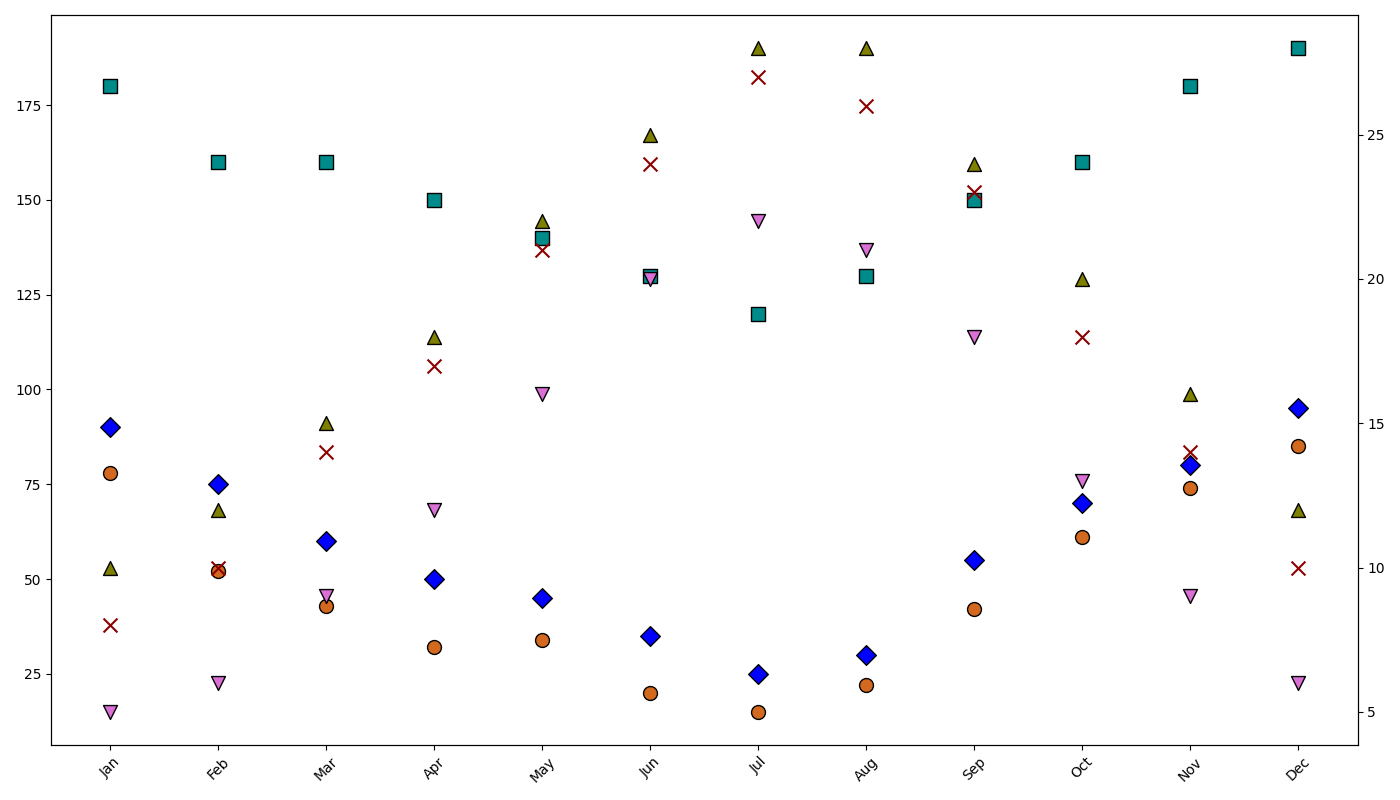

Python code for this plot:
import matplotlib.pyplot as plt
import numpy as np

# Define the months
months = np.array(['Jan', 'Feb', 'Mar', 'Apr', 'May', 'Jun', 'Jul', 'Aug', 'Sep', 'Oct', 'Nov', 'Dec'])

# Define the precipitation data (mm)
precipitation_sunnyville = np.array([78, 52, 43, 32, 34, 20, 15, 22, 42, 61, 74, 85])
precipitation_rainytown = np.array([180, 160, 160, 150, 140, 130, 120, 130, 150, 160, 180, 190])
precipitation_cloudycity = np.array([90, 75, 60, 50, 45, 35, 25, 30, 55, 70, 80, 95])

# Define the temperature data (°C)
temperature_sunnyville = np.array([10, 12, 15, 18, 22, 25, 28, 28, 24, 20, 16, 12])
temperature_rainytown = np.array([5, 6, 9, 12, 16, 20, 22, 21, 18, 13, 9, 6])
temperature_cloudycity = np.array([8, 10, 14, 17, 21, 24, 27, 26, 23, 18, 14, 10])

# Create the plot
fig, ax1 = plt.subplots(figsize=(14, 8))

# Plot precipitation data on primary Y-axis
ax1.scatter(months, precipitation_sunnyville, color='chocolate', marker='o', s=100, edgecolors='black')
ax1.scatter(months, precipitation_rainytown, color='darkcyan', marker='s', s=100, edgecolors='black')
ax1.scatter(months, precipitation_cloudycity, color='blue', marker='D', s=100, edgecolors='black')

# Create secondary Y-axis for temperature data
ax2 = ax1.twinx()
ax2.scatter(months, temperature_sunnyville, color='olive', marker='^', s=100, edgecolors='black')
ax2.scatter(months, temperature_rainytown, color='orchid', marker='v', s=100, edgecolors='black')
ax2.scatter(months, temperature_cloudycity, color='darkred', marker='x', s=100, edgecolors='black')

# Customize ticks
ax1.set_xticks(np.arange(len(months)))
ax1.set_xticklabels(months)
ax1.tick_params(axis='x', rotation=45)

# Show the plot
plt.tight_layout()
plt.show()
